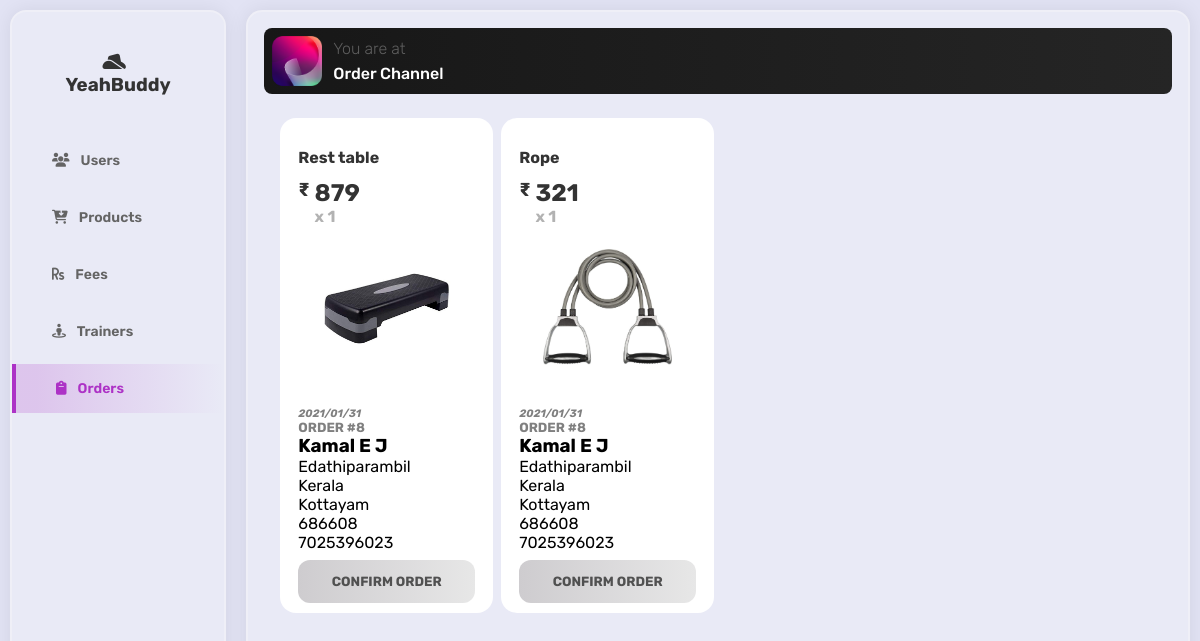
Screenshot of /admin/adminOrder.php with the database file from the repository.
### tables this page shows
CREATE TABLE `product` (
  `id` int(11) NOT NULL,
  `prdName` varchar(50) NOT NULL,
  `prdDesc` varchar(500) NOT NULL,
  `prdImage` varchar(100) NOT NULL,
  `prdPrice` bigint(20) NOT NULL,
  `prdQty` int(11) NOT NULL
);

CREATE TABLE `orderedproducts` (
  `id` int(11) NOT NULL,
  `order_id` int(11) NOT NULL,
  `prd_id` int(11) NOT NULL,
  `qty` int(11) NOT NULL,
  `prdStatus` varchar(20) NOT NULL DEFAULT 'waiting'
);

CREATE TABLE `productorder` (
  `id` int(11) NOT NULL,
  `user_id` int(11) NOT NULL,
  `totalPay` int(11) NOT NULL,
  `orderDate` varchar(20) NOT NULL,
  `status` varchar(20) NOT NULL DEFAULT 'ordered'
);

CREATE TABLE `orderaddress` (
  `id` int(11) NOT NULL,
  `order_id` int(11) NOT NULL,
  `houseName` varchar(50) NOT NULL,
  `state` varchar(50) NOT NULL,
  `distric` varchar(50) NOT NULL,
  `pincode` varchar(10) NOT NULL
);

CREATE TABLE `usertable` (
  `id` int(11) NOT NULL,
  `firstName` varchar(50) DEFAULT NULL,
  `lastName` varchar(50) DEFAULT NULL,
  `gender` varchar(10) DEFAULT NULL,
  `email` varchar(30) NOT NULL,
  `password` varchar(500) NOT NULL,
  `profile_pic` varchar(300) DEFAULT 'images/uploads/logo.jpg',
  `phone` bigint(12) DEFAULT 0,
  `role` varchar(10) NOT NULL DEFAULT 'user'
);

### admin/adminOrder.php (the view, shortened to what this page needs)
<?php
    include('adminTop.php');
?>
<div class="contentBox">
    <div class="titleBox">
        <div class="titleImageBox"></div>
        <div class="titleDetailsBox">
            <p>You are at</p>
            <p>Order Channel</p>
        </div>
    </div>
    <div class="mainContentBox">
        <?php
        require('../includes/db.inc.php');
        $sql = 'SELECT * FROM product prd, productorder po, orderedproducts op, orderaddress oa, usertable u WHERE op.prdStatus="waiting" AND op.order_id = po.id AND oa.order_id=po.id AND u.id=po.user_id AND prd.id = op.prd_id;';
        $result = mysqli_query($conn, $sql);
        while($row = mysqli_fetch_assoc($result)) {
            echo '
            <div class="eachProductBox">
                <h4 class="prdName">'.$row["prdName"].'</h4>
                <h3 class="prdPrice">₹<span>'.$row["prdPrice"].' <h6 style="color: rgba(0,0,0,0.3);position: absolute;"> x '. $row['qty'] .'</h6></span></h3>
                <div class="productImageBox">
                    <img class="prdImage" src="../'.$row["prdImage"].'" alt="">
                </div>
                <div>
                <h6 style="color: grey;"><i>'.$row['orderDate'].'</i></h6>
                    <h5 style="color: grey;">ORDER #'.$row['order_id'].'</h5>
                    <h3>'.$row['firstName'].' '.$row['lastName'].'</h3>
                    <p>'.$row['houseName'].'</p>
                    <p>'.$row['state'].'</p>
                    <p>'.$row['distric'].'</p>
                    <p>'.$row['pincode'].'</p>
                    <p>'.$row['phone'].'</p>
                    <button class="addToCartButton" data-orderId='.$row['order_id'].' data-prdId="'.$row['prd_id'].'" onclick="confirmOrder(this);">CONFIRM ORDER</button>
                </div>
            </div>
            ';
        }
    ?>
    </div>
</div>
<?php
    include('adminBottom.php');
?>

### admin/css/style.css (style rules this page uses)
* { margin: 0; padding: 0; text-decoration: none; outline: none; font-family: 'Rubik', sans-serif; }
body { width: 100%; min-height: 100vh; background: #E2E3F4; display: flex; box-sizing: border-box; }
.contentBox { width: 100%; height: 100%; padding: 16px; background: #e9eaf6; border: 2px solid rgba(248, 246, 246, 0.383); box-shadow: 0 0 20px rgba(0, 0, 0, 0.075); border-radius: 16px; box-sizing: border-box; }
.titleBox { background: linear-gradient(to right,#171717,#252525); width: 100%; padding: 8px; border-radius: 8px; box-sizing: border-box; display: flex; position: relative; }
.titleImageBox { width: 50px; height: 50px; background: url('../../images/icon.png'); background-size: cover; background-position: center; box-sizing: border-box; }
.titleDetailsBox { padding: 0 8px; box-sizing: border-box; }
.titleDetailsBox p { color: #fff; padding: 3px; font-weight: 500; }
.titleDetailsBox p:nth-child(1) { color: rgba(255, 255, 255, 0.301); font-weight: 300; }
.mainContentBox { width: 100%; position: relative; padding: 16px; box-sizing: border-box; top: 8px; display: grid; gap: 8px; grid-template-columns: repeat(4,1fr); }
.eachProductBox { position: relative; width: 100%; min-height: 300px; background: #fff; border-radius: 16px; padding: 16px; box-sizing: border-box; border: 2px solid transparent; transition: 0.2s linear; overflow: hidden; }
.productImageBox { position: relative; width: 100%; height: 200px; display: flex; padding: 24px; box-sizing: border-box; justify-content: center; align-items: center; }
.prdImage { max-width: 100%; max-height: 100%; }
.prdName { color: #333; padding: 12px 0; }
.prdPrice { color: #333; display: flex; }
.prdPrice span { font-size: 24px; padding: 0 5px; }
.addToCartButton { position: relative; width: 100%; box-sizing: border-box; padding: 14px; text-align: center; border: none; border-radius: 12px; background: linear-gradient(to left,rgb(231, 231, 231),rgb(206, 204, 207)); color: rgba(66, 66, 66, 0.904); transition: 0.2s linear; cursor: pointer; font-weight: bold; overflow: hidden; top: 8px; }

### rows the page displays
product: prdName "Rest table", prdPrice "879", orderedproducts.qty "1", prdImage (picture), productorder.orderDate "2021/01/31", orderaddress.order_id "8", usertable.firstName "Kamal", usertable.lastName "E J", orderaddress.houseName "Edathiparambil", orderaddress.state "Kerala", orderaddress.distric "Kottayam", orderaddress.pincode "686608", usertable.phone "7025396023"
product: prdName "Rope", prdPrice "321", orderedproducts.qty "1", prdImage (picture), productorder.orderDate "2021/01/31", orderaddress.order_id "8", usertable.firstName "Kamal", usertable.lastName "E J", orderaddress.houseName "Edathiparambil", orderaddress.state "Kerala", orderaddress.distric "Kottayam", orderaddress.pincode "686608", usertable.phone "7025396023"
